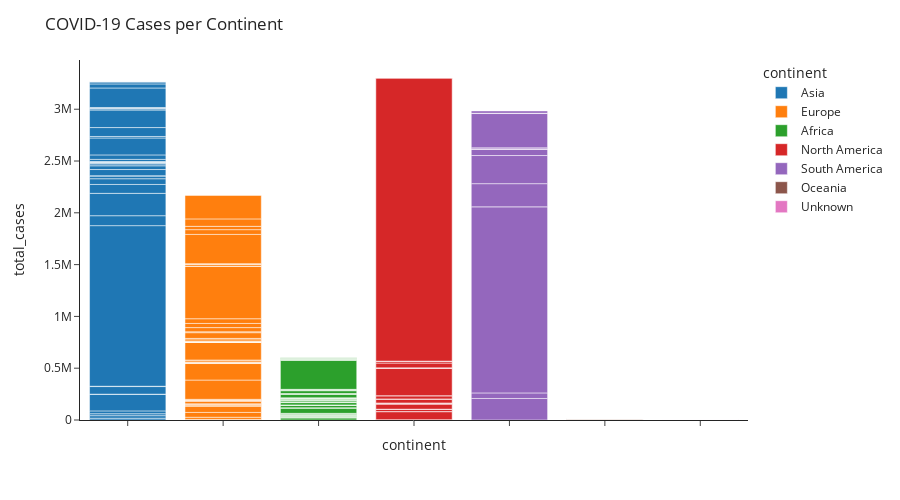

Source (notebook cell):
### Code cell
fig = px.bar(df2_grouped, x='continent', y='total_cases', hover_name='location', color='continent', template="simple_white")
fig.update_layout(
    height=500,
    title_text='COVID-19 Cases per Continent'
)
fig.update_xaxes(showticklabels=False)
fig.show()

### Figure 1 — Plotly figure (JSON) as saved in the notebook; plotly's stock layout.template omitted (floating-point values rounded to 4 significant figures)
{"data": [{"alignmentgroup": "True", "hovertemplate": "<b>%{hovertext}</b><br><br>continent=%{x}<br>total_cases=%{y}<extra></extra>", "hovertext": ["Afghanistan", "Armenia", "Azerbaijan", "Bahrain", "Bangladesh", "Bhutan", "Cambodia", "China", "Cyprus", "Georgia", "Hong Kong", "India", "Indonesia", "Iran", "Iraq", "Israel", "Japan", "Jordan", "Kazakhstan", "Kuwait", "Kyrgyzstan", "Laos", "Lebanon", "Malaysia", "Maldives", "Mongolia", "Myanmar", "Nepal", "Oman", "Pakistan", "Palestine", "Philippines", "Saudi Arabia", "South Korea", "Sri Lanka", "Syria", "Taiwan", "Tajikistan", "Thailand", "Turkey", "United Arab Emirates", "Uzbekistan", "Vietnam", "Yemen"], "legendgroup": "Asia", "marker": {"color": "#1F77B4", "pattern": {"shape": ""}}, "name": "Asia", "offsetgroup": "Asia", "orientation": "v", "showlegend": true, "textposition": "auto", "type": "bar", "x": ["Asia", "Asia", "Asia", "Asia", "Asia", "Asia", "Asia", "Asia", "Asia", "Asia", "Asia", "Asia", "Asia", "Asia", "Asia", "Asia", "Asia", "Asia", "Asia", "Asia", "Asia", "Asia", "Asia", "Asia", "Asia", "Asia", "Asia", "Asia", "Asia", "Asia", "Asia", "Asia", "Asia", "Asia", "Asia", "Asia", "Asia", "Asia", "Asia", "Asia", "Asia", "Asia", "Asia", "Asia"], "xaxis": "x", "y": [17440.0, 24440.0, 18660.0, 27520.0, 161000.0, 103.8, 153.8, 73580.0, 1066.0, 1853.0, null, 1550000.0, 95870.0, 215700.0, 85990.0, 55110.0, 26050.0, 3156.0, 59710.0, 36130.0, 19940.0, 19.33, 7553.0, 6620.0, 3768.0, 194.8, 3068.0, 20480.0, 43360.0, 163400.0, 14440.0, 86190.0, 169200.0, 12160.0, 1738.0, 1270.0, 355.6, 6496.0, 2393.0, 188300.0, 39260.0, 20280.0, 461.0, 1186.0], "yaxis": "y"}, {"alignmentgroup": "True", "hovertemplate": "<b>%{hovertext}</b><br><br>continent=%{x}<br>total_cases=%{y}<extra></extra>", "hovertext": ["Albania", "Andorra", "Austria", "Belarus", "Belgium", "Bosnia and Herzegovina", "Bulgaria", "Croatia", "Czech Republic", "Denmark", "Estonia", "Faeroe Islands", "Finland", "France", "Germany", "Gibraltar", "Greece", "Guernsey", "Hungary", "Iceland", "Ireland", "Isle of Man", "Italy", "Jersey", "Latvia", "Liechtenstein", "Lithuania", "Macedonia", "Malta", "Moldova", "Monaco", "Montenegro", "Netherlands", "Norway", "Poland", "Portugal", "Romania", "Russia", "San Marino", "Serbia", "Slovakia", "Slovenia", "Spain", "Sweden", "Switzerland", "Ukraine", "United Kingdom"], "legendgroup": "Europe", "marker": {"color": "#FF7F0E", "pattern": {"shape": ""}}, "name": "Europe", "offsetgroup": "Europe", "orientation": "v", "showlegend": true, "textposition": "auto", "type": "bar", "x": ["Europe", "Europe", "Europe", "Europe", "Europe", "Europe", "Europe", "Europe", "Europe", "Europe", "Europe", "Europe", "Europe", "Europe", "Europe", "Europe", "Europe", "Europe", "Europe", "Europe", "Europe", "Europe", "Europe", "Europe", "Europe", "Europe", "Europe", "Europe", "Europe", "Europe", "Europe", "Europe", "Europe", "Europe", "Europe", "Europe", "Europe", "Europe", "Europe", "Europe", "Europe", "Europe", "Europe", "Europe", "Europe", "Europe", "Europe"], "xaxis": "x", "y": [4764.0, 1016.0, 20710.0, 46670.0, 59110.0, 9955.0, 8439.0, 5616.0, 22470.0, 12840.0, 1937.0, 249.5, 5610.0, 186200.0, 159600.0, 211.9, 6075.0, 232.8, 7495.0, 1800.0, 17820.0, 304.9, 172600.0, 312.0, 1128.0, 89.17, 1712.0, 7596.0, 1107.0, 20680.0, 96.9, 3129.0, 55430.0, 8415.0, 40520.0, 40110.0, 45610.0, 507200.0, 576.9, 17790.0, 3534.0, 2399.0, 282400.0, 45980.0, 31870.0, 71840.0, 227000.0], "yaxis": "y"}, {"alignmentgroup": "True", "hovertemplate": "<b>%{hovertext}</b><br><br>continent=%{x}<br>total_cases=%{y}<extra></extra>", "hovertext": ["Algeria", "Angola", "Benin", "Botswana", "Burkina Faso", "Burundi", "Cameroon", "Cape Verde", "Central African Republic", "Chad", "Comoros", "Congo", "Cote d'Ivoire", "Democratic Republic of Congo", "Djibouti", "Egypt", "Equatorial Guinea", "Eritrea", "Ethiopia", "Gabon", "Gambia", "Ghana", "Guinea", "Guinea-Bissau", "Kenya", "Lesotho", "Liberia", "Libya", "Madagascar", "Malawi", "Mali", "Mauritania", "Mauritius", "Morocco", "Mozambique", "Namibia", "Niger", "Nigeria", "Rwanda", "Sao Tome and Principe", "Senegal", "Seychelles", "Sierra Leone", "Somalia", "South Africa", "South Sudan", "Sudan", "Swaziland", "Tanzania", "Togo", "Tunisia", "Uganda", "Zambia", "Zimbabwe"], "legendgroup": "Africa", "marker": {"color": "#2CA02C", "pattern": {"shape": ""}}, "name": "Africa", "offsetgroup": "Africa", "orientation": "v", "showlegend": true, "textposition": "auto", "type": "bar", "x": ["Africa", "Africa", "Africa", "Africa", "Africa", "Africa", "Africa", "Africa", "Africa", "Africa", "Africa", "Africa", "Africa", "Africa", "Africa", "Africa", "Africa", "Africa", "Africa", "Africa", "Africa", "Africa", "Africa", "Africa", "Africa", "Africa", "Africa", "Africa", "Africa", "Africa", "Africa", "Africa", "Africa", "Africa", "Africa", "Africa", "Africa", "Africa", "Africa", "Africa", "Africa", "Africa", "Africa", "Africa", "Africa", "Africa", "Africa", "Africa", "Africa", "Africa", "Africa", "Africa", "Africa", "Africa"], "xaxis": "x", "y": [21090.0, 1434.0, 1133.0, 1019.0, 1047.0, 246.3, 11210.0, 2178.0, 2720.0, 720.4, 306.6, 2171.0, 9695.0, 5753.0, 3636.0, 50910.0, 2545, 188.8, 22170.0, 4690.0, 1063.0, 22280.0, 5460.0, 1481.0, 14380.0, 683.2, 736.8, 7901.0, 6776.0, 2682.0, 1878.0, 3649.0, 324.9, 35000.0, 2420.0, 3111.0, 938.9, 27270.0, 1775.0, 628.4, 7084.0, 67.13, 1329.0, 2263.0, 278900.0, 1693.0, 7562.0, 2028.0, 421.8, 772.3, 4447.0, 2117.0, 5255.0, 2787.0], "yaxis": "y"}, {"alignmentgroup": "True", "hovertemplate": "<b>%{hovertext}</b><br><br>continent=%{x}<br>total_cases=%{y}<extra></extra>", "hovertext": ["Anguilla", "Antigua and Barbuda", "Aruba", "Bahamas", "Barbados", "Belize", "Bermuda", "Bonaire Sint Eustatius and Saba", "British Virgin Islands", "Canada", "Cayman Islands", "Costa Rica", "Cuba", "Curacao", "Dominica", "Dominican Republic", "El Salvador", "Greenland", "Grenada", "Guatemala", "Haiti", "Honduras", "Jamaica", "Mexico", "Montserrat", "Nicaragua", "Panama", "Puerto Rico", "Saint Kitts and Nevis", "Saint Lucia", "Saint Vincent and the Grenadines", "Trinidad and Tobago", "Turks and Caicos Islands", "United States", "United States Virgin Islands"], "legendgroup": "North America", "marker": {"color": "#D62728", "pattern": {"shape": ""}}, "name": "North America", "offsetgroup": "North America", "orientation": "v", "showlegend": true, "textposition": "auto", "type": "bar", "x": ["North America", "North America", "North America", "North America", "North America", "North America", "North America", "North America", "North America", "North America", "North America", "North America", "North America", "North America", "North America", "North America", "North America", "North America", "North America", "North America", "North America", "North America", "North America", "North America", "North America", "North America", "North America", "North America", "North America", "North America", "North America", "North America", "North America", "North America", "North America"], "xaxis": "x", "y": [2.966, 58.97, 1019.0, 1101.0, 115.7, 506.6, 134.9, 25.27, 22.25, 77990.0, 155.0, 20490.0, 2655.0, 94.18, 18.85, 47760.0, 11970.0, 12.51, 21.18, 34910.0, 4781.0, 29750.0, 1678.0, 265500.0, 11.24, 2439.0, 46300.0, 17410.0, 15.61, 20.32, 37.26, 1021.0, 212.6, 2733000.0, 471.5], "yaxis": "y"}, {"alignmentgroup": "True", "hovertemplate": "<b>%{hovertext}</b><br><br>continent=%{x}<br>total_cases=%{y}<extra></extra>", "hovertext": ["Argentina", "Bolivia", "Brazil", "Chile", "Colombia", "Ecuador", "Falkland Islands", "Guyana", "Paraguay", "Peru", "Suriname", "Uruguay", "Venezuela"], "legendgroup": "South America", "marker": {"color": "#9467BD", "pattern": {"shape": ""}}, "name": "South America", "offsetgroup": "South America", "orientation": "v", "showlegend": true, "textposition": "auto", "type": "bar", "x": ["South America", "South America", "South America", "South America", "South America", "South America", "South America", "South America", "South America", "South America", "South America", "South America", "South America"], "xaxis": "x", "y": [207700.0, 53660.0, 1796000.0, 223900.0, 271500.0, 63200.0, 12.4, 762.2, 10210.0, 331300.0, 1676.0, 1095.0, 22200.0], "yaxis": "y"}, {"alignmentgroup": "True", "hovertemplate": "<b>%{hovertext}</b><br><br>continent=%{x}<br>total_cases=%{y}<extra></extra>", "hovertext": ["Australia", "Fiji", "French Polynesia", "Guam", "New Caledonia", "New Zealand", "Northern Mariana Islands", "Papua New Guinea", "Solomon Islands"], "legendgroup": "Oceania", "marker": {"color": "#8C564B", "pattern": {"shape": ""}}, "name": "Oceania", "offsetgroup": "Oceania", "orientation": "v", "showlegend": true, "textposition": "auto", "type": "bar", "x": ["Oceania", "Oceania", "Oceania", "Oceania", "Oceania", "Oceania", "Oceania", "Oceania", "Oceania"], "xaxis": "x", "y": [11200.0, 22.16, 443.7, 748.7, 21.1, 1120.0, 38.34, 168.9, 2.75], "yaxis": "y"}, {"alignmentgroup": "True", "hovertemplate": "<b>%{hovertext}</b><br><br>continent=%{x}<br>total_cases=%{y}<extra></extra>", "hovertext": ["Kosovo", "Sint Maarten (Dutch part)", "Timor", "Vatican"], "legendgroup": "Unknown", "marker": {"color": "#E377C2", "pattern": {"shape": ""}}, "name": "Unknown", "offsetgroup": "Unknown", "orientation": "v", "showlegend": true, "textposition": "auto", "type": "bar", "x": ["Unknown", "Unknown", "Unknown", "Unknown"], "xaxis": "x", "y": [6118.0, 230.9, 22.16, 11.03], "yaxis": "y"}], "layout": {"barmode": "relative", "height": 500, "legend": {"title": {"text": "continent"}, "tracegroupgap": 0}, "margin": {"t": 60}, "title": {"text": "COVID-19 Cases per Continent"}, "xaxis": {"anchor": "y", "categoryarray": ["Asia", "Europe", "Africa", "North America", "South America", "Oceania", "Unknown"], "categoryorder": "array", "domain": [0, 1], "showticklabels": false, "title": {"text": "continent"}}, "yaxis": {"anchor": "x", "domain": [0, 1], "title": {"text": "total_cases"}}}}
